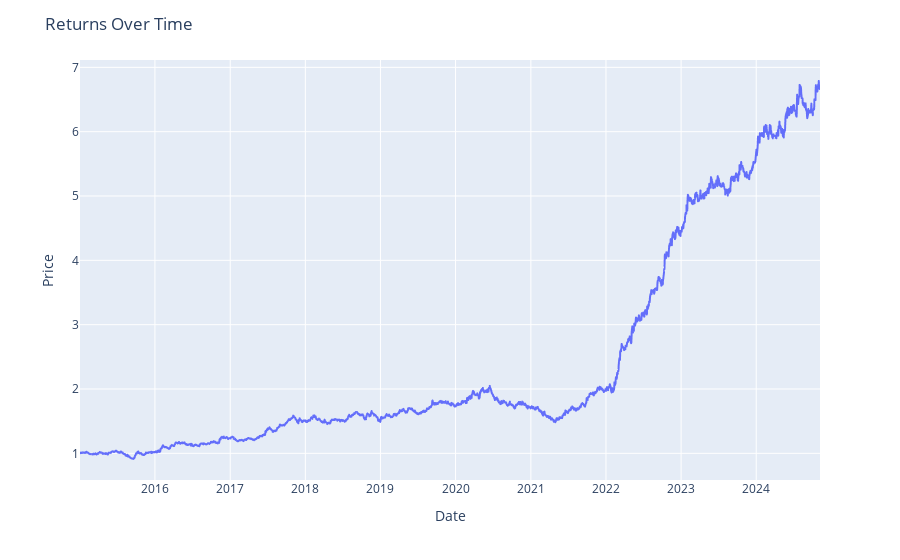

The code cell stored with this chart in its notebook:
### Code cell
fig = px.line(returnDf, x='Date', y='ReturnVals')

fig.update_layout(title='Returns Over Time',
                  xaxis_title='Date',
                  yaxis_title='Price')

fig.show()

### Figure 1 — Plotly figure (JSON) as saved in the notebook; plotly's stock layout.template omitted (floating-point values rounded to 4 significant figures; data arrays with more than 128 entries replaced by an {"elided": "..."} marker saying what was removed)
{"data": [{"hovertemplate": "Date=%{x}<br>ReturnVals=%{y}<extra></extra>", "legendgroup": "", "line": {"color": "#636efa", "dash": "solid"}, "marker": {"symbol": "circle"}, "mode": "lines", "name": "", "showlegend": false, "type": "scattergl", "x": {"elided": "2479 str values"}, "xaxis": "x", "y": {"elided": "2479 float values"}, "yaxis": "y"}], "layout": {"legend": {"tracegroupgap": 0}, "margin": {"t": 60}, "title": {"text": "Returns Over Time"}, "xaxis": {"anchor": "y", "domain": [0, 1], "title": {"text": "Date"}}, "yaxis": {"anchor": "x", "domain": [0, 1], "title": {"text": "Price"}}}}
